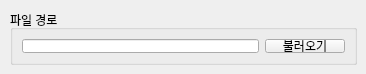
                            <widget class="QWidget" name="tab_3">
                             <attribute name="title">
                              <string>파일 합치기</string>
                             </attribute>
                             <widget class="QGroupBox" name="groupBox_54">
                              <property name="geometry">
                               <rect>
                                <x>10</x>
                                <y>10</y>
                                <width>347</width>
                                <height>55</height>
                               </rect>
                              </property>
                              <property name="title">
                               <string>파일 경로</string>
                              </property>
                              <layout class="QHBoxLayout" name="horizontalLayout_69">
                               <item>
                                <widget class="QLineEdit" name="lineEdit_9"/>
                               </item>
                               <item>
                                <widget class="QPushButton" name="pushButton_5">
                                 <property name="text">
                                  <string>불러오기</string>
                                 </property>
                                </widget>
                               </item>
                              </layout>
                             </widget>
                            </widget>
